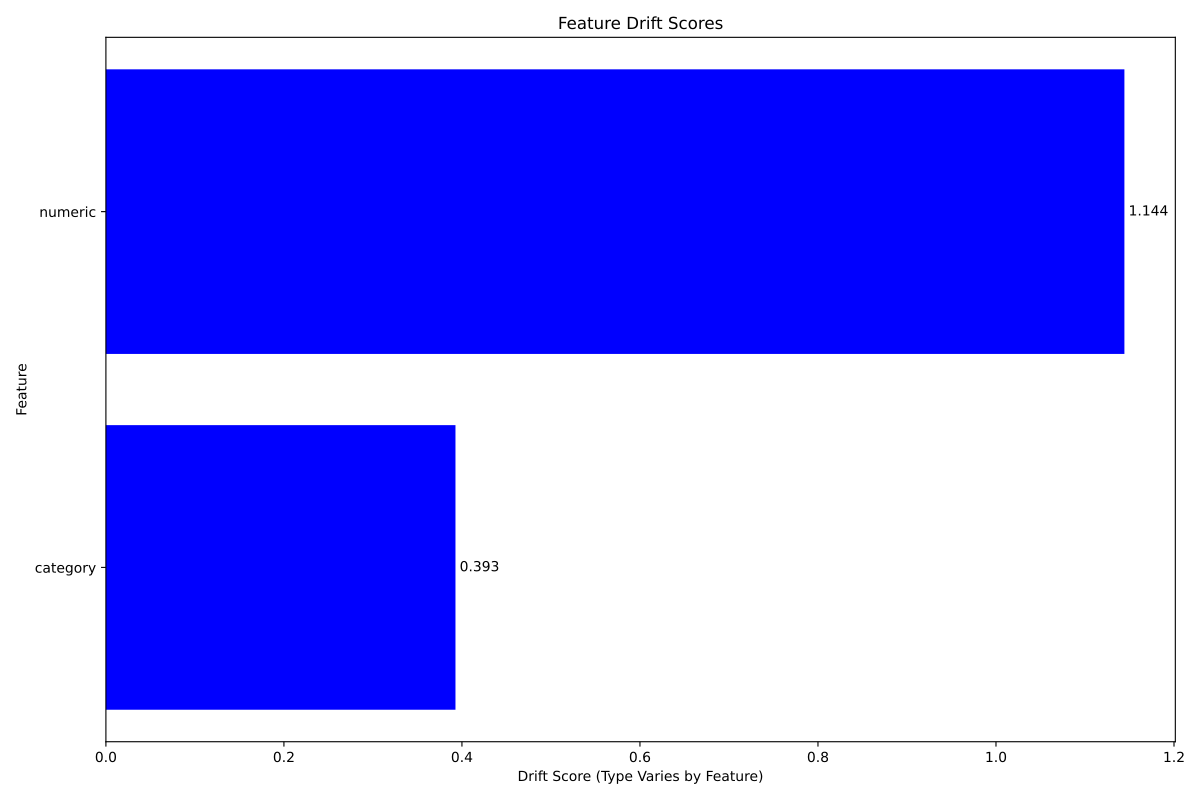

Recreate this plot in Python.
import numpy as np
import pandas as pd
import matplotlib.pyplot as plt
from tab_right.drift.drift_calculator import DriftCalculator
from tab_right.plotting.drift_plotter import DriftPlotter

# Generate simple dataset for demo
np.random.seed(42)
df1 = pd.DataFrame({
    'numeric': np.random.normal(0, 1, 100),
    'category': np.random.choice(['A', 'B', 'C'], 100, p=[0.5, 0.3, 0.2])
})

df2 = pd.DataFrame({
    'numeric': np.random.normal(1, 1.2, 120),  # Shift in distribution
    'category': np.random.choice(['A', 'B', 'C'], 120, p=[0.2, 0.3, 0.5])  # Different proportions
})

# Create the drift calculator
drift_calc = DriftCalculator(df1, df2)

# Create the plotter
plotter = DriftPlotter(drift_calc)

# Plot summary of drift across features
fig = plotter.plot_multiple()
plt.tight_layout()
plt.show()
